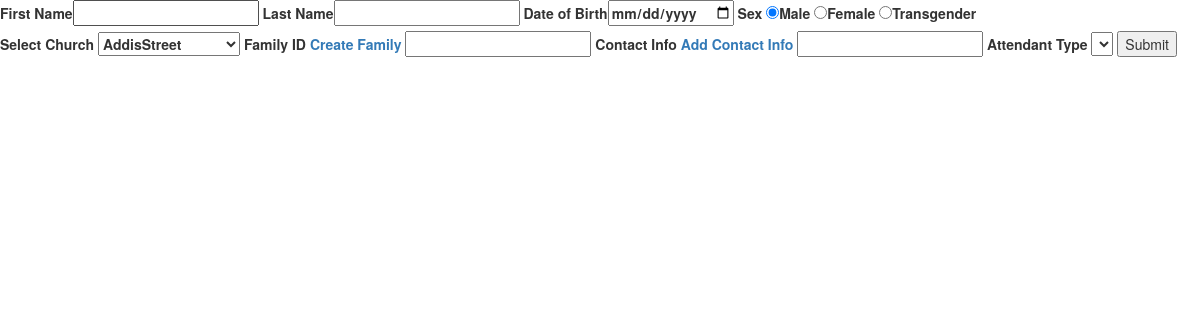
/regmain/add_person/, run on an earlier commit of the app's database.
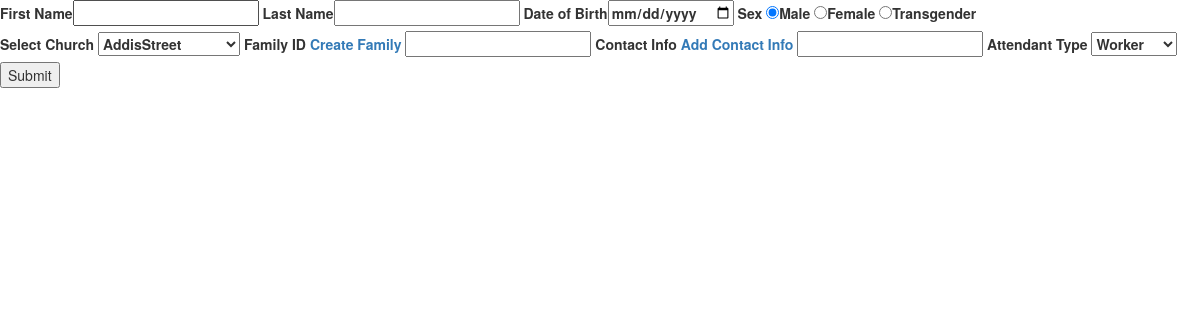
And on a later commit of the database.
### regmain/models.py (models this page shows, shortened)
class Church(models.Model):
    name = models.CharField(max_length=255)
    class Meta:
        app_label = constants.APP_LABEL
    def to_dict(self):
        return {
            'id': self.id,
            'name': self.name,
        }

class AttendantType(models.Model):
    att_type = models.CharField(max_length=255)
    class Meta:
        app_label = constants.APP_LABEL
    def to_dict(self):
        return {
            'id': self.id,
            'att_type': self.att_type,
        }

### regmain/views.py (the view, shortened to what this page needs)
@csrf.csrf_exempt
def add_person(request):
    context = {}
    if request.method == 'GET':
        churches = models.Church.objects.all()
        context['churches'] = [c.to_dict() for c in churches]
        att_types = models.AttendantType.objects.all()
        context['att_types'] = [a.to_dict() for a in att_types]
        return shortcuts.render(
            request, 'regmain/add_person.html', context)

### regmain/templates/regmain/add_person.html (shortened to what this page needs)
{% extends "base.html" %}
{% block main_content %}
<form action="/regmain/add_person/" method="POST">
	<label>First Name<input type="text" name="first_name" /></label>
	<label>Last Name<input type="text" name="last_name" /></label>
	<label>Date of Birth<input type="date" name="dob" /></label>
	<label>Sex
		  <input type="radio" name="sex" value="male" checked>Male
			<input type="radio" name="sex" value="female">Female
			<input type="radio" name="sex" value="transgender">Transgender
	</label>
	<label>Select Church
	  <select name="church_id">
		  {% for church in churches %}
		    <option value="{{church.id}}">{{ church.name }}</option>
		  {% endfor %}
	  </select>
	</label>
	<label>Family ID
		<a href="/regmain/add_family/" target="_blank">Create Family</a>
		<input type="text" name="family_id" />
	</label>
	<label>Contact Info
		<a href="/regmain/add_contact_info/"
			 target="_blank">Add Contact Info</a>
		<input type="text" name="contact_info_id" />
	</label>
	<label>Attendant Type
		<select name="att_type_id">
		  {% for att in att_types %}
		    <option value="{{att.id}}">{{ att.att_type }}</option>
		  {% endfor %}
	  </select>
	</label>
	<input type="submit" value="Submit" />
</form>
{% endblock %}

### convreg/templates/base.html (shortened to what this page needs)
<html>
	<head>
		<link rel="stylesheet" href="https://maxcdn.bootstrapcdn.com/bootstrap/3.3.7/css/bootstrap.min.css">
		<link rel="stylesheet" href="https://maxcdn.bootstrapcdn.com/bootstrap/3.3.7/css/bootstrap-theme.min.css">
	</head>
	<body>
		{% block main_content %}{% endblock %}
	</body>
</html>

What changed in the data, as far as the page shows it:
added AttendantType: att_type_id "Worker"
